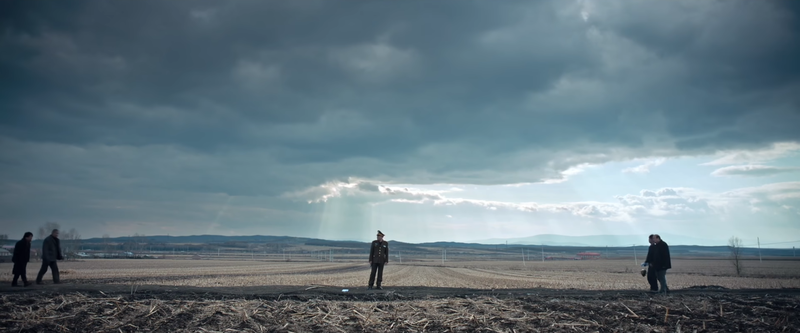
#> input picture images/free-and-easy-03.png, 800 x 333 px
$ python compress_image.py images/free-and-easy-03.png out.png 100
#> lines starting #> are read from the running program, lines starting #| are printed output that depends on the picture
#!/usr/bin/env python3
"""
图片压缩脚本 - 通过缩小尺寸来减小文件大小
用法: python compress_image.py input.png [output.png] [max_width]
"""

from PIL import Image
import sys
import os


def compress_image(input_path, output_path=None, max_width=800):
    """
    压缩图片 - 缩小宽度到指定值，高度按比例缩放

    Args:
        input_path: 输入图片路径
        output_path: 输出图片路径（默认为 input_compressed.png）
        max_width: 最大宽度，默认800
    """
#> called with input_path = 'images/free-and-easy-03.png', output_path = 'out.png', max_width = 100
    if not os.path.exists(input_path):
        print(f"错误: 文件 '{input_path}' 不存在")
        return False

    if output_path is None:
        name, ext = os.path.splitext(input_path)
        output_path = f"{name}_compressed{ext}"

    try:
        # 获取原始文件大小
        original_size = os.path.getsize(input_path)

        # 打开图片
        img = Image.open(input_path)
#> img is the input picture: PIL image 800x333 RGB; mean R, G, B 101.4, 120, 129.3

        # 获取原始尺寸
        original_width, original_height = img.size
#> original_width = 800; original_height = 333
        print(f"原始尺寸: {original_width} x {original_height}")
#| 原始尺寸: 800 x 333

        # 如果宽度大于 max_width，按比例缩小
        if original_width > max_width:
            # 计算新高度（保持宽高比）
            new_height = int(original_height * (max_width / original_width))
#> new_height = 41
            img_resized = img.resize((max_width, new_height), Image.Resampling.LANCZOS)
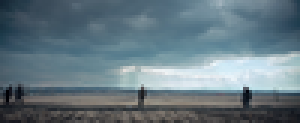
#> img_resized: PIL image 100x41 RGB (shown 3 times larger); mean R, G, B 101.4, 120, 129.3
            print(f"新尺寸: {max_width} x {new_height}")
#| 新尺寸: 100 x 41
        else:
            img_resized = img
            print(f"尺寸未改变（已小于 {max_width}px）")

        # 保存
        ext = output_path.lower().split('.')[-1]
        if ext == 'png':
            img_resized.save(output_path, optimize=True)
        else:
            if img_resized.mode in ('RGBA', 'P'):
                img_resized = img_resized.convert('RGB')
            img_resized.save(output_path, optimize=True, quality=85)

        # 获取压缩后文件大小
        compressed_size = os.path.getsize(output_path)

        # 计算压缩率
        reduction = (1 - compressed_size / original_size) * 100

        print(f"原始大小: {original_size / 1024:.1f} KB")
        print(f"压缩后: {compressed_size / 1024:.1f} KB")
        print(f"减小: {reduction:.1f}%")
        print(f"保存到: {output_path}")

        return True

    except Exception as e:
        print(f"错误: {e}")
        return False


def main():
    if len(sys.argv) < 2:
        print(__doc__)
        print("\n示例:")
        print("  python compress_image.py photo.png")
        print("  python compress_image.py photo.png output.png")
        print("  python compress_image.py photo.png output.png 1200  # 自定义宽度")
        return

    input_path = sys.argv[1]
    output_path = sys.argv[2] if len(sys.argv) > 2 else None
    max_width = int(sys.argv[3]) if len(sys.argv) > 3 else 800

    compress_image(input_path, output_path, max_width)


if __name__ == "__main__":
    main()
